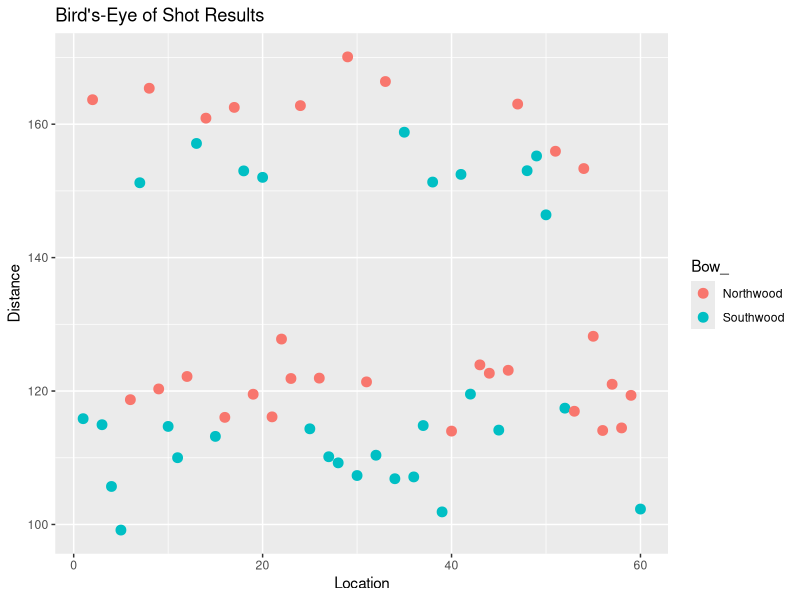
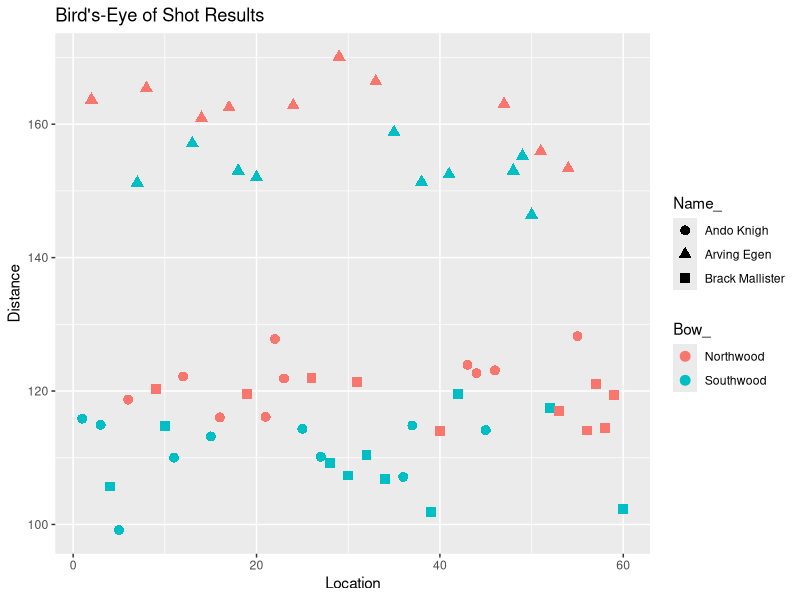

The R source for these figures, in order: (Note: this script raises an error after producing the figures.)
## ---- chunk 1
require(lme4)
require(ggplot2)
require(gridExtra)

# Population of archer effects
set.seed(12345)
sig_a <- 20
pop_size <- 1000
m_pop <- rnorm(pop_size, 0, sig_a)

# Loading Westeros names!
wnames <- unlist(readLines("male_westeros_names.txt"))

# archer data function
make_archer_data <- function (population, p, n, mu, sig_e, tau, shots = NULL) {
  
  # Preparing number of shots
  if (is.null(shots)) {
    shots <- rep(n * 2, p)
  }
  
  # Sample data
  r_pop <- sample(population, p)
  theta <- c(mu, tau, r_pop)
  intercept <- rep(1, sum(shots))
  bow <- unlist(lapply(shots, function (m) c(rep(1, m / 2), rep(0, m / 2))))
  m_mat <- diag(p)[rep(1:p, shots), ]
  X <- cbind(intercept, bow, m_mat)
  Y <- X %*% theta + rnorm(sum(shots), 0, sig_e)
  
  # Return data
  names <- sample(wnames, p)
  name_data <- rep(names, shots)
  bow_data <- unlist(lapply(shots, function (m) c(rep("Northwood", m / 2), rep("Southwood", m / 2))))
  dataMat <- data.frame("Distance_" = Y,
                        "Bow_" = bow_data,
                        "Name_" = name_data)
  effects <- r_pop
  names(effects) <- names
  return(list("Data" = dataMat, "Effects" = effects))
  
}

set.seed(1)
JaimeExp1 <- make_archer_data(m_pop, 3, 10, 150, 5, 10)
lme1 <- lmer(Distance_ ~ Bow_ + (1 | Name_), data = JaimeExp1$Data)
set.seed(2)
JaimeExp2 <- make_archer_data(m_pop, 50, 10, 150, 5, 10)
set.seed(3)
n.shots <- 2 * rpois(50, 5)
set.seed(3)
JaimeExp3 <- make_archer_data(m_pop, 50, 10, 150, 5, 10, shots = n.shots)
## ---- chunk 2
print(head(JaimeExp1$Data), digits = 2)
## ---- chunk 3
lm0 <- lm(Distance_ ~ Bow_, data = JaimeExp1$Data)
summary(lm0)
## ---- chunk 4
lm1 <- lm(Distance_ ~ Bow_ + Name_, data = JaimeExp1$Data)
summary(lm1)
## ---- chunk 5
rorder <- sample(1:nrow(JaimeExp1$Data))
bowData1 <- JaimeExp1$Data[rorder, ]
bowData1 <- cbind("Location" = 1:nrow(bowData1), bowData1)
p <- ggplot(bowData1, aes(Location, Distance_)) + 
  geom_point(aes(colour = Bow_), size = 3) + 
  ggtitle("Bird's-Eye of Shot Results") + ylab("Distance")
p
## ---- chunk 6

p <- ggplot(bowData1, aes(Location, Distance_)) + 
  geom_point(aes(shape = Name_, colour = Bow_), size = 3) + 
  ggtitle("Bird's-Eye of Shot Results") + ylab("Distance")
p
## ---- chunk 7
lm2 <- lm(Distance_ ~ Bow_ + Name_, data = JaimeExp2$Data)
summary(lm2)
## ---- chunk 8
lme2 <- lmer(Distance_ ~ Bow_ + (1 | Name_), data = JaimeExp2$Data)
## ---- chunk 9
VarCorr(lme2)
confint(lme2)[1:2, ]
## ---- chunk 10
make_click_data <- function (p, # Number of people to choose 
                             mu, # Baseline logit-probability of click 
                             tau, # Effect of new display
                             sig_a, # Variance of random effects
                             pois_mean, # Mean number of impressions
                             effects = NULL) { # In case you actually want to fix effects
  
  if (is.null(effects))
    effects <- rnorm(p, 0, sig_a)
  
  # Preparing design
  treat <- rbinom(p, 1, 0.5)
  treat_expos <- rpois(p, pois_mean * 0.5) + 1
  null_expos <- rpois(p, pois_mean * (1 - 0.5)) + 1
  id <- 1:p
  expos <- treat_expos + null_expos
  expos <- c(expos[!treat == 1], null_expos[treat == 1], treat_expos[treat == 1])
  id <- c(id[!treat == 1], rep(id[treat == 1], 2))
  treat <- c(treat[!treat == 1], rep(0, sum(treat)), rep(1, sum(treat)))
  means <- mu + treat * tau + effects[id]
  probs <- exp(means) / (1 + exp(means))
  
  # Getting response and making data matrix
  Y <- rbinom(length(probs), expos, probs)
  dataMat <- data.frame("clicks" = Y,
                        "expos" = expos,
                        "display" = treat,
                        "id" = as.factor(id))
  
  return(list("Data" = dataMat,
              "Effects" = effects))
  
}

# Make simulated data
set.seed(1)
CTR_Exp1 <- make_click_data(p = 1e3,
                            mu = -4.5,
                            tau = 0.5,
                            sig_a = 5,
                            pois_mean = 20)
## ---- chunk 11
CTRdata <- CTR_Exp1$Data
display_data <- head(CTR_Exp1$Data[sample(nrow(CTR_Exp1$Data)), ], 10)
display_data$display <- as.numeric(display_data$display) + 1
rownames(display_data) <- NULL
print(display_data)
## ---- chunk 12
# Changing the counts to proportions
CTRdata$clicks <- CTRdata$clicks / CTRdata$expos

# Analysis of the data
CTR_lme1 <- glmer(clicks ~ display + (1 | id), 
                  weights = expos,
                  data = CTRdata, 
                  family = binomial, 
                  control = glmerControl(optimizer = "bobyqa"),
                  nAGQ = 10)
## ---- chunk 13
summary(CTR_lme1)
## ---- chunk 14
# Extracting estimated fixed effects
fixef_hat <- fixef(CTR_lme1)
# Extracting estimated population sd:
siga_hat <- attr(VarCorr(CTR_lme1)[[1]], "stddev")
# Extracting tau confidence bounds from model
up_low <- confint(CTR_lme1)

# Making CI mat
full_mat <- cbind("Estimate" = c(fixef_hat, siga_hat), up_low[c(2:3, 1), ])
rownames(full_mat) <- c("Intercept", "Tau", "sig_a")
print(exp(full_mat) * 100, digits = 4)
## ---- chunk 15
suppressPackageStartupMessages(library(glmnet))
id.matrix <- sparse.model.matrix(~ CTRdata$id - 1)
Sparse.Data <- cbind(id.matrix, CTRdata$display)
weights <- CTRdata$expos
nclicks <- CTRdata$clicks * weights
y <- unname(cbind(weights - nclicks, nclicks))
set.seed(12345)
CTR_lasso <- cv.glmnet(Sparse.Data, y, family = "binomial")
## ---- chunk 16
set.seed(12345)
CTR_ridge <- cv.glmnet(Sparse.Data, y, family = "binomial", alpha = 0)
CTR_glm <- glm(y[ , 2:1] ~ display + id, data = CTRdata, family = "binomial")
## ---- chunk 17
effect_estimates <- c(tail(as.numeric(coef(CTR_lasso)), 1),
                      tail(as.numeric(coef(CTR_ridge)), 1),
                      head(as.numeric(coef(CTR_glm)), 2)[2])
names(effect_estimates) <- c("LASSO", "Ridge", "GLM")
print(effect_estimates)
## ---- chunk 18
user_effects <- CTR_Exp1$Effects
nsims <- 50
MSEP_mat <- matrix(0, 4, nsims)
rownames(MSEP_mat) <- c("GLMM", "LASSO", "Ridge", "GLM")
for (i in 1:nsims) {
  
  # Generating data
  new_CTR <- make_click_data(p = 1e3, 
                             mu = -4.5,
                             tau = 0.5,
                             sig_a = 5,
                             pois_mean = 20,
                             effects = user_effects)
  
  # Prepping LASSO data
  new_id.matrix <- sparse.model.matrix(~ new_CTR$Data$id - 1)
  new_Sparse.Data <- cBind(new_id.matrix, new_CTR$Data$display)
  
  # Getting y data
  new_weights <- new_CTR$Data$expos
  new_nclicks <- new_CTR$Data$clicks
  y_new <- unname(cbind(new_weights - new_nclicks, new_nclicks))
  
  calc_MSEP <- function (pred) {
    err0 <- pred^2 * y_new[ , 1]
    err1 <- (1 - pred)^2 * y_new[ , 2]
    return((sum(err0) + sum(err1)) / sum(new_weights))
  }
  
  # Calculating prediction logit means
  lme_pred <- predict(CTR_lme1, newdata = new_CTR$Data)
  lasso_pred <- predict(CTR_lasso, newx = new_Sparse.Data)
  ridge_pred <- predict(CTR_ridge, newx = new_Sparse.Data)
  glm_pred <- predict(CTR_glm, newdata = new_CTR$Data)
  
  # Calculating prediction probs
  lme_pred_probs <- exp(lme_pred) / (1 + exp(lme_pred))
  lasso_pred_probs <- exp(lasso_pred) / (1 + exp(lasso_pred))
  ridge_pred_probs <- exp(ridge_pred) / (1 + exp(ridge_pred))
  glm_pred_probs <- exp(glm_pred) / (1 + exp(glm_pred))
  
  # Calculating prediction probs
  prob_mat <- cbind(exp(lme_pred) / (1 + exp(lme_pred)),
                    exp(lasso_pred) / (1 + exp(lasso_pred)),
                    exp(ridge_pred) / (1 + exp(ridge_pred)),
                    exp(glm_pred) / (1 + exp(glm_pred)))
  
  MSEP_mat[ , i] <- unname(apply(prob_mat, 2, calc_MSEP))
  
}
## ---- chunk 19
# MSPE means
apply(MSEP_mat, 1, mean)
# MSPE standard errors
apply(MSEP_mat, 1, sd)
## ---- chunk 20
require(microbenchmark)

ps <- seq(100, 2000, 100)
nsims <- 50

mean_MSEP <- matrix(0, 4, 20)
rownames(mean_MSEP) <- c("GLMM", "LASSO", "Ridge", "GLM")
sd_MSEP <- mean_MSEP
times <- mean_MSEP

for (k in 1:20) {
  
  #cat("Doing p =", ps[k], "\n")
  
  set.seed(1)
  CTR_Exp1 <- make_click_data(p = ps[k],
                              mu = -4.5,
                              tau = 0.5,
                              sig_a = 5,
                              pois_mean = 20)
  
  # Changing the counts to proportions
  CTR_Exp1$Data$clicks <- CTR_Exp1$Data$clicks / CTR_Exp1$Data$expos
  
  # Fitting LME
  timer <- get_nanotime()
  CTR_lme1 <- glmer(clicks ~ display + (1 | id), 
                    weights = expos,
                    data = CTR_Exp1$Data, 
                    family = binomial, 
                    control = glmerControl(optimizer = "bobyqa"),
                    nAGQ = 10)
  times["GLMM", k] <- get_nanotime() - timer
  
  timer <- get_nanotime()
  # Fitting LASSO
  library(glmnet)
  id.matrix <- sparse.model.matrix(~ CTR_Exp1$Data$id - 1)
  Sparse.Data <- cBind(id.matrix, CTR_Exp1$Data$display)
  weights <- CTR_Exp1$Data$expos
  nclicks <- CTR_Exp1$Data$clicks * weights
  y <- unname(cbind(weights - nclicks, nclicks))
  set.seed(12345)
  
  CTR_lasso <- cv.glmnet(Sparse.Data, y, family = "binomial")
  times["LASSO", k] <- get_nanotime() - timer
  
  # Fitting Ridge and GLM
  set.seed(12345)
  timer <- get_nanotime()
  CTR_ridge <- cv.glmnet(Sparse.Data, y, family = "binomial", alpha = 0)
  times["Ridge", k] <- get_nanotime() - timer
  timer <- get_nanotime()
  CTR_glm <- glm(y[ , 2:1] ~ display + id, data = CTR_Exp1$Data, family = "binomial")
  times["GLM", k] <- get_nanotime() - timer
  
  # MSEP storage unit
  user_effects <- CTR_Exp1$Effects
  nsims <- 50
  MSEP_mat <- matrix(0, 4, nsims)
  rownames(MSEP_mat) <- c("GLMM", "LASSO", "Ridge", "GLM")
  
  for (i in 1:nsims) {
    
    # Generating data
    set.seed(i)
    new_CTR <- make_click_data(p = ps[k], 
                               mu = -4.5,
                               tau = 0.5,
                               sig_a = 5,
                               pois_mean = 20,
                               effects = user_effects)
    
    # Prepping LASSO data
    new_id.matrix <- sparse.model.matrix(~ new_CTR$Data$id - 1)
    new_Sparse.Data <- cBind(new_id.matrix, new_CTR$Data$display)
    
    # Getting y data
    new_weights <- new_CTR$Data$expos
    new_nclicks <- new_CTR$Data$clicks
    y_new <- unname(cbind(new_weights - new_nclicks, new_nclicks))
    
    calc_MSEP <- function (pred) {
      err0 <- pred^2 * y_new[ , 1]
      err1 <- (1 - pred)^2 * y_new[ , 2]
      return((sum(err0) + sum(err1)) / sum(new_weights))
    }
    
    # Calculating prediction logit means
    lme_pred <- predict(CTR_lme1, newdata = new_CTR$Data)
    lasso_pred <- predict(CTR_lasso, newx = new_Sparse.Data)
    ridge_pred <- predict(CTR_ridge, newx = new_Sparse.Data)
    glm_pred <- predict(CTR_glm, newdata = new_CTR$Data)
    
    # Calculating prediction probs
    prob_mat <- cbind(exp(lme_pred) / (1 + exp(lme_pred)),
                      exp(lasso_pred) / (1 + exp(lasso_pred)),
                      exp(ridge_pred) / (1 + exp(ridge_pred)),
                      exp(glm_pred) / (1 + exp(glm_pred)))
    
    MSEP_mat[ , i] <- unname(apply(prob_mat, 2, calc_MSEP))
    
  }
  
  mean_MSEP[ , k] <- apply(MSEP_mat, 1, mean)
  sd_MSEP[ , k] <- apply(MSEP_mat, 1, sd)
  
}


group_MSEP <- rownames(mean_MSEP)[as.vector(row(mean_MSEP))]
p_MSEP <- as.vector(col(mean_MSEP))
p_MSEP <- ps[p_MSEP]
df <- data.frame("MSPE" = as.vector(mean_MSEP),
                 "Number of Users" = p_MSEP,
                 "se" = as.vector(sd_MSEP),
                 "Method" = group_MSEP)
limits <- aes(ymax = MSPE + se, ymin = MSPE - se)

p <- ggplot(df, aes(colour = Method, y = MSPE, x = Number.of.Users))
p1 <- p + geom_point() + geom_line(aes(group = Method)) + geom_errorbar(limits, width = 25) + 
  ggtitle("Mean Squared Prediction Error vs. # of Users")
time_df <- data.frame("Time" = log10(as.vector(times)),
                      "Number of Users" = p_MSEP,
                      "Method" = group_MSEP)
p2 <- ggplot(time_df, aes(colour = Method, y = Time, x = Number.of.Users))
p2 <- p2 + geom_point() + geom_line(aes(group = Method)) + 
  ggtitle("Fitting Runtime vs. # of Users")
grid.arrange(p1, p2, ncol = 2, widths = unit(c(15, 15), c("cm")))
